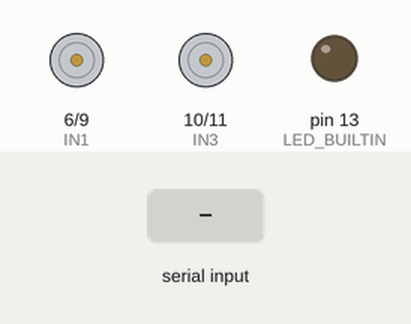
Recording of a sketch running on a simulated Arduino Uno, built with avr-gcc and run on an emulated ATmega328P. Parts: motor-driver pin pairs drawn as motors (green arrow = first pin HIGH = forward, orange = second pin HIGH = backward, longer = more drive, scaled by the enable pin), output pins drawn as LEDs (lit = HIGH). The test bench sets the inputs (shaded band).

Above: at 1.2 s.
1.3 s: "f" received over the second serial link
At 1.8 s:
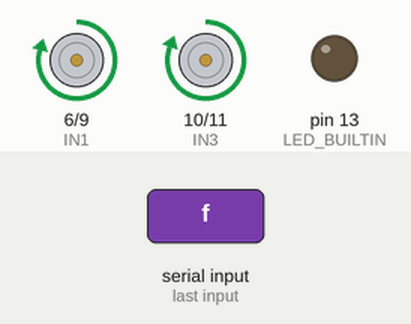
2.8 s: "b" received over the second serial link
At 4.0 s:
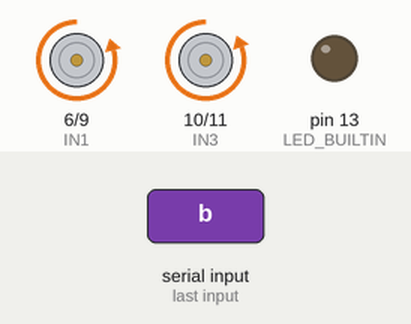
4.3 s: "l" received over the second serial link
At 5.2 s:
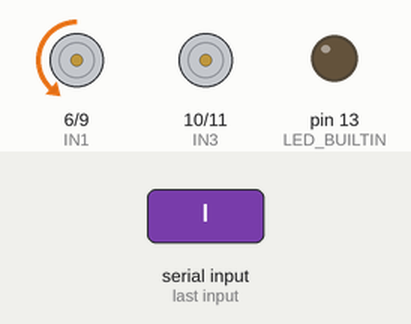
5.8 s: "0" received over the second serial link
At 6.4 s:
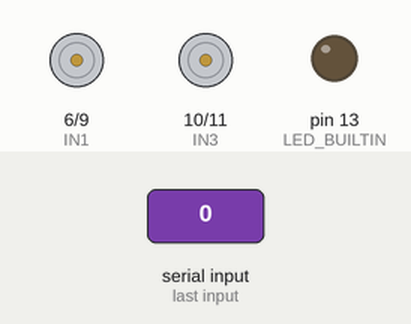
7.3 s: "r" received over the second serial link
8.8 s: "f" received over the second serial link
At 9.9 s:
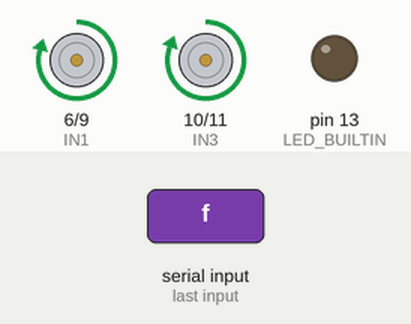
Timing chart, 0 to 11.3 s (numbered marks = the images above; inputs shaded):
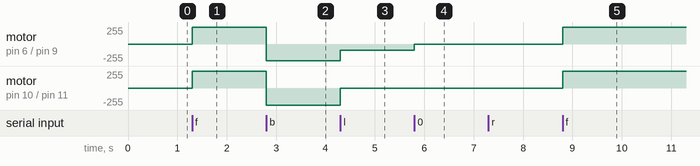

The sketch:

20162587_motor4BLE.ino
```cpp
#include <SoftwareSerial.h>
SoftwareSerial BTSerial(4, 5);

int IN1 = 6;
int IN2 = 9;
int IN3 = 10;
int IN4 = 11;
int Ri=0;
int Le=0;
int enA = 3;
int enB = 2;

int motorSpeedA = 0;
int motorSpeedB = 0;

void setup() {
  BTSerial.begin(9600);
  pinMode(LED_BUILTIN, OUTPUT);

  pinMode(enA, OUTPUT);
  pinMode(IN1, OUTPUT);
  pinMode(IN2, OUTPUT);
  pinMode(IN3, OUTPUT);
  pinMode(IN4, OUTPUT);

  // Set initial rotation direction

  // Initial speed
  motorSpeedA = 250;// 0~255//오른쪽 70
  motorSpeedB = 215;// 0~255   // 왼쪽 118부터
  //118
}

void loop()
{

  analogWrite(enA, motorSpeedA+Ri); // Send PWM signal to motor A
  analogWrite(enB, motorSpeedB+Le); // Send PWM signal to motor B
  while (BTSerial.available())
  {

    char inChar = (char)BTSerial.read();

    if(inChar == '0')//정지
    {
      Le = 0;
      Ri = 0;
      digitalWrite(IN1, LOW);
      digitalWrite(IN2, LOW);
      digitalWrite(IN3, LOW);
      digitalWrite(IN4, LOW);

    }
    else if(inChar == 'f')//직진
    {
      Le = 0;
      Ri = 0;
      digitalWrite(IN1, HIGH);
      digitalWrite(IN2, LOW);
      digitalWrite(IN3, HIGH);
      digitalWrite(IN4, LOW);
    }
    else if(inChar == 'b')//후진
    {
      Le = 0;
      Ri = 0;
      digitalWrite(IN1, LOW);
      digitalWrite(IN2, HIGH);
      digitalWrite(IN3, LOW);
      digitalWrite(IN4, HIGH);
    }
    else if(inChar == 'l')//좌회전
    {
      Le = -100;
      Ri = 100;
    }
    else if(inChar == 'r')//우회전
    {
      Le = 100;
      Ri = -100;
    }
    else if(inChar == 'w')
    {
      Le = 0;
      Ri = 0;
      motorSpeedA = motorSpeedA + 10;
      motorSpeedB = motorSpeedB + 10;

      if (motorSpeedA > 255)
      {
        motorSpeedA = 255;
      }
      if (motorSpeedB > 255)
      {
        motorSpeedB = 255;
      }

      //Serial.println(motorSpeed);

    }
    else if(inChar == 's')
    {
      Le = 0;
      Ri = 0;
      motorSpeedA = motorSpeedA-10;
      motorSpeedB = motorSpeedB-10;
      if (motorSpeedA < 0)
      {
        motorSpeedA= 0;
      }
      if (motorSpeedB < 0)
      {
        motorSpeedB= 0;
      }
      //Serial.println(motorSpeed);
    }
  }
}
```

Measured:
- after the input at 1.3 s, motor on pin 6 (IN1) / pin 9 (IN2): stopped → forward 250/255 at once; motor on pin 10 (IN3) / pin 11 (IN4): stopped → forward 255/255 at once
- after the input at 2.8 s, motor on pin 6 (IN1) / pin 9 (IN2): forward 250/255 → backward 250/255 at once; motor on pin 10 (IN3) / pin 11 (IN4): forward 255/255 → backward 255/255 at once
- after the input at 4.3 s, motor on pin 6 (IN1) / pin 9 (IN2): backward 250/255 → backward 94/255 at once; motor on pin 10 (IN3) / pin 11 (IN4): backward 255/255 → stopped at once
- after the input at 5.8 s, motor on pin 6 (IN1) / pin 9 (IN2): backward 94/255 → stopped at once
- after the input at 8.8 s, motor on pin 6 (IN1) / pin 9 (IN2): stopped → forward 250/255 at once; motor on pin 10 (IN3) / pin 11 (IN4): stopped → forward 255/255 at once
